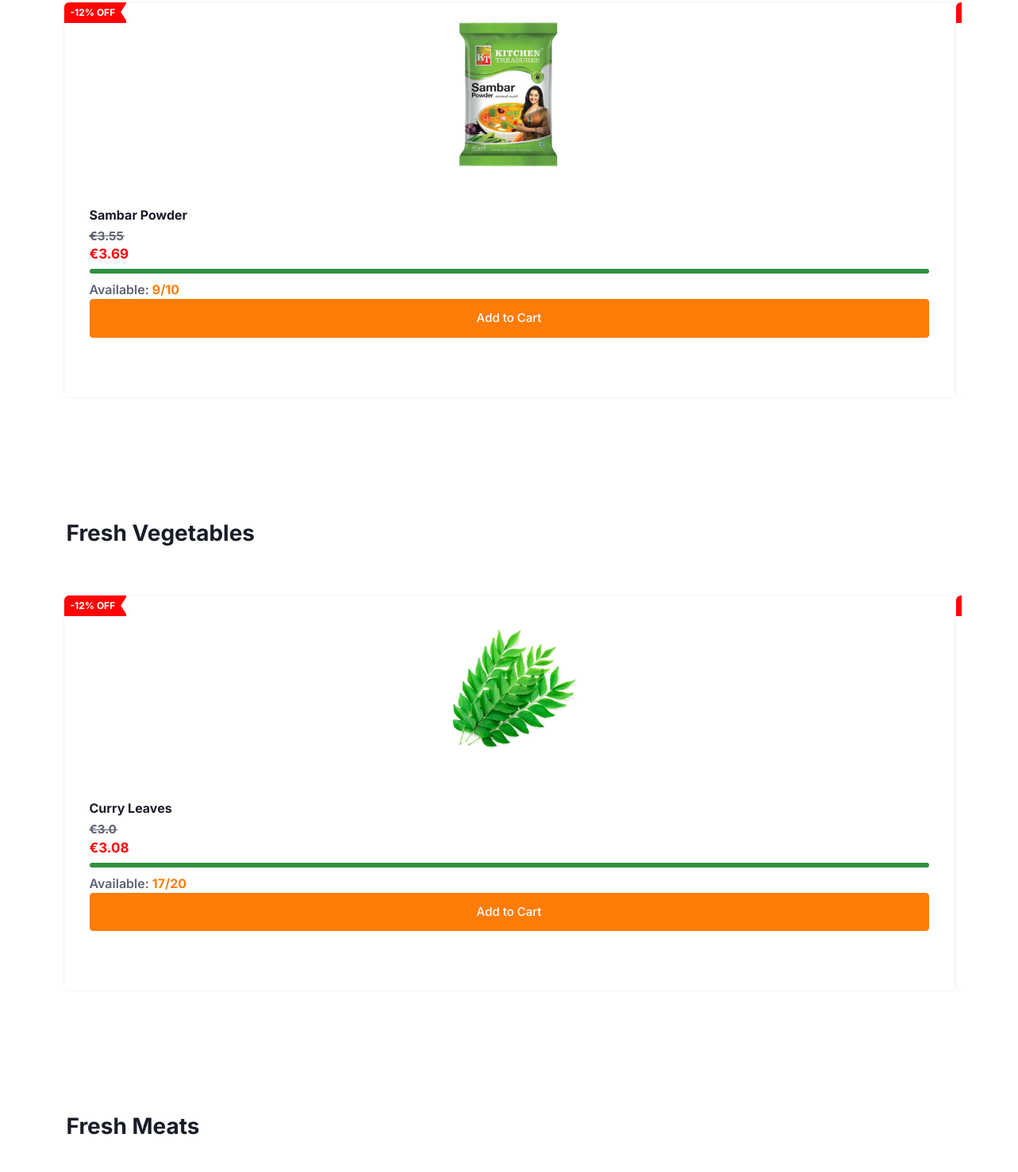
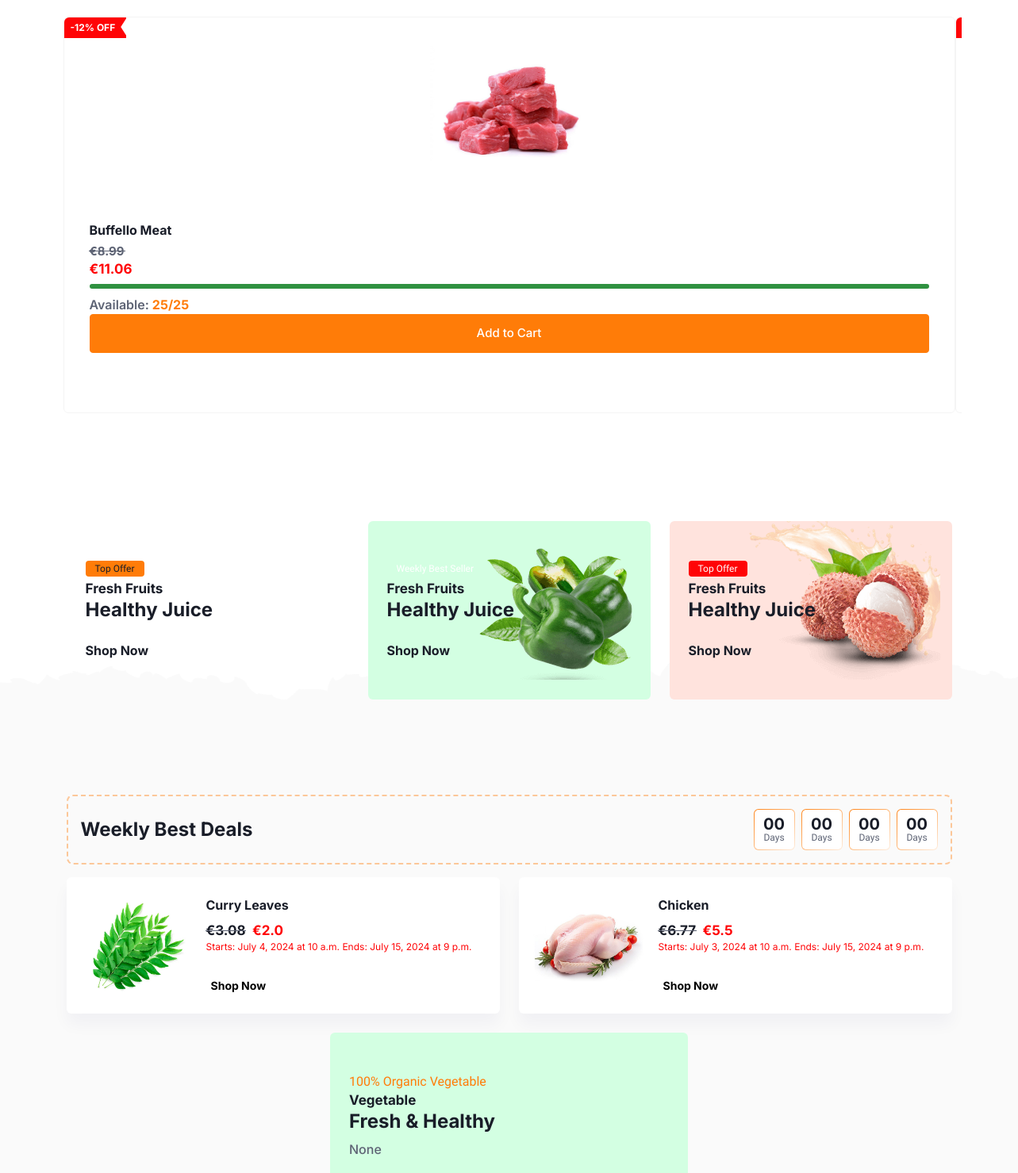
Page /HomePage/ (signed in, middle part) on the earlier database version (2 pictures, top to bottom).
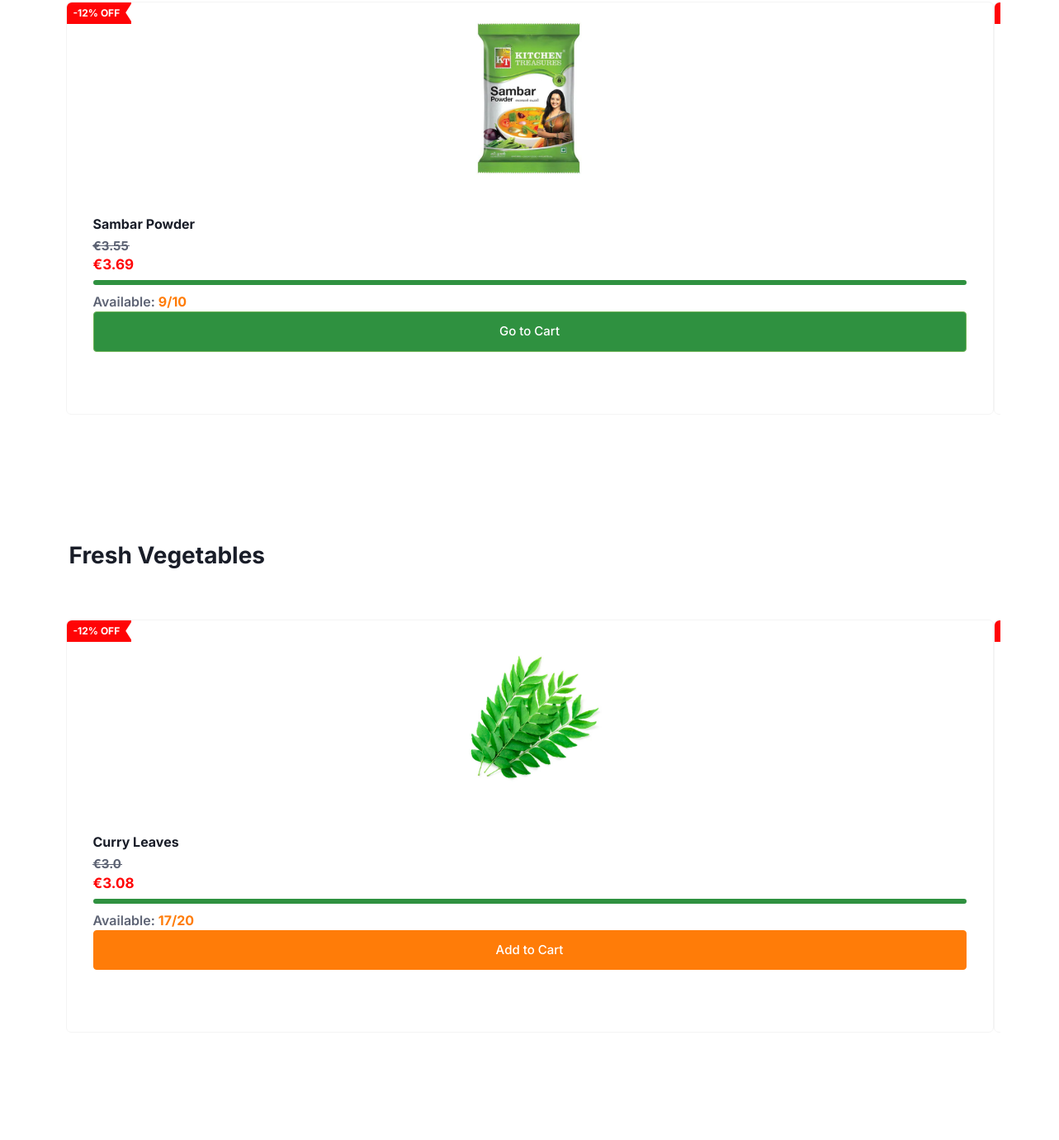
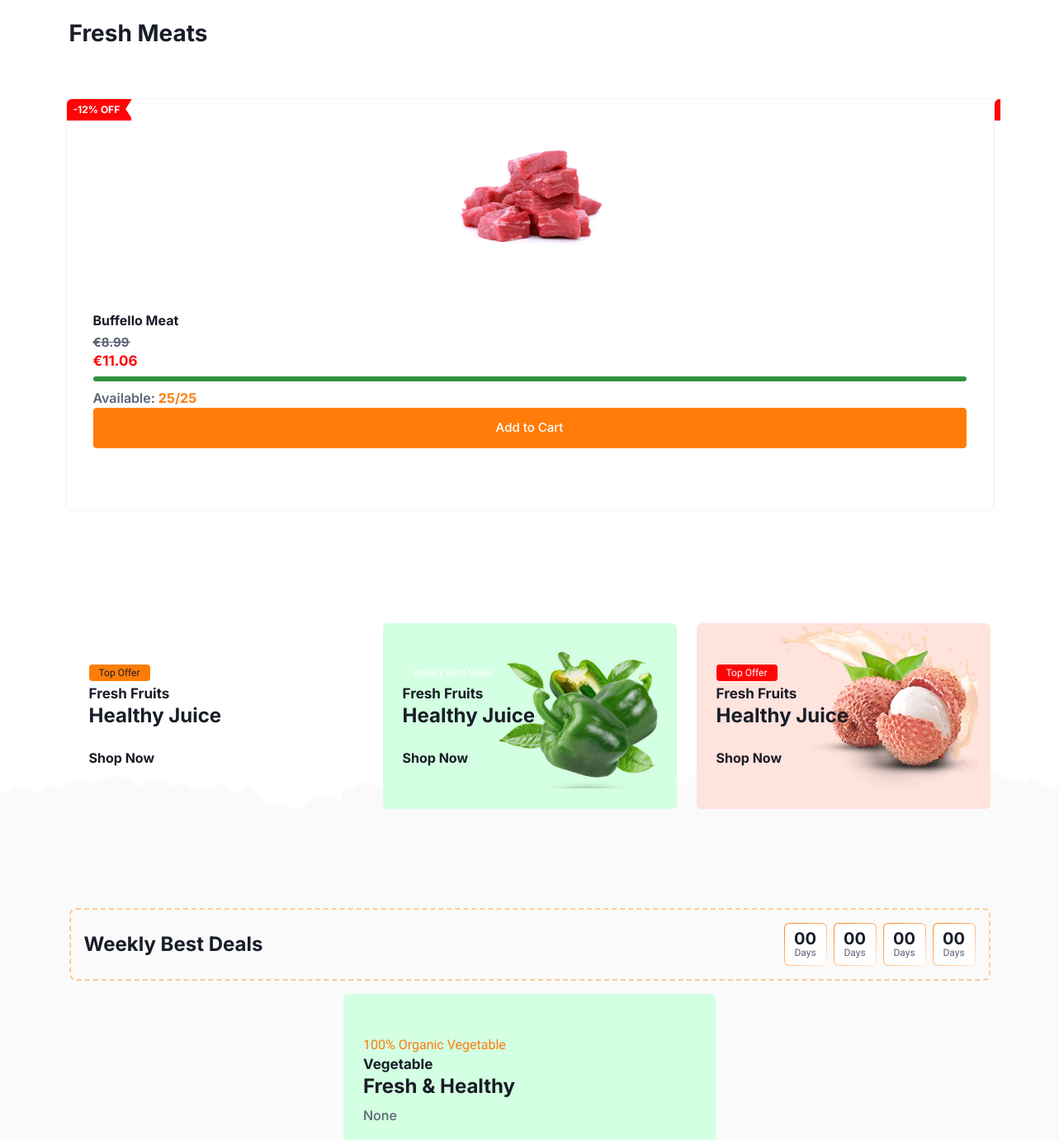
Same page on the later database version (2 pictures, top to bottom).
### GoApp/models.py (models this page shows, shortened)
class tbl_Product(models.Model):
    name = models.CharField(max_length=255, null=True)
    description = models.TextField(null=True)
    price = models.FloatField(null=True)
    o_price = models.FloatField(null=True)
    country = models.ForeignKey(tbl_Country, on_delete=models.CASCADE, null=True)
    brand = models.ForeignKey(tbl_Brand, on_delete=models.CASCADE, null=True)
    category = models.ForeignKey(tbl_Category, on_delete=models.CASCADE, null=True)
    created_at = models.DateTimeField(auto_now_add=True, null=True)
    updated_at = models.DateTimeField(auto_now=True, null=True)
    status = models.CharField(max_length=100, default='Active', null=True)
    opening_stock = models.PositiveIntegerField(default=0, null=True)
    current_stock = models.PositiveIntegerField(default=0, null=True)
    product_code = models.CharField(max_length=100, unique=True, null=True, blank=True)
    image = models.ImageField(upload_to='media', null=True, blank=True)
    tax_rate = models.CharField(max_length=100, null=True)
    tax_amount = models.FloatField(null=True)
    product_weight = models.CharField(max_length=100, null=True)
    product_measure = models.CharField(max_length=100, null=True)
    gross_total = models.FloatField(null=True)
    best_score = models.IntegerField(null=True, default=1)

class tbl_Deals(models.Model):
    product=models.ForeignKey(tbl_Product,on_delete=models.CASCADE,null=True)
    deal_price=models.FloatField(null=True)
    deal_type=models.CharField(max_length=100,null=True)
    deal_start_date=models.DateField(null=True)
    deal_end_date = models.DateField(null=True)
    deal_start_time = models.TimeField(null=True)
    deal_end_time = models.TimeField(null=True)
    status=models.CharField(max_length=50,null=True)

### GoApp/views.py (the view)
# urls.py: path("HomePage/", views.HomePage, name="HomePage"),
@never_cache
def HomePage(request):
    try:
        r = request.session['userid']
        if r:
            user = tbl_SignUp.objects.get(id=r)
            cat = tbl_Category.objects.all()
            coun = tbl_Country.objects.all()
            brand = tbl_Brand.objects.all()
            best = tbl_Product.objects.filter(best_score__gte=10)
            prod = tbl_Product.objects.all()
            deal = tbl_Deals.objects.filter(status="Start")
            post1 = tbl_poster1.objects.get()
            post2 = tbl_poster2.objects.get()
            post3 = tbl_poster3.objects.get()
            post4 = tbl_poster4.objects.get()
            post5 = tbl_poster5.objects.get()
            post6 = tbl_poster6.objects.get()
            post7 = tbl_poster7.objects.get()
            new_pdt = tbl_Product.objects.all().order_by('-id')[:3]
            organic = tbl_Product.objects.all()[:3]
            veg = tbl_Product.objects.filter(category__name="Fruit & Vegetables")
            meat = tbl_Product.objects.filter(category__name="Fish & Meats")
            cart_products = tbl_Cart_Products.objects.filter(user=request.session['userid'])
            cart = list(cart_products.values_list('product_id', flat=True))
            cart_count=cart_products.count()
            return render(request, "HomePage.html",
                          {"cart_count":cart_count,"user": user, "cat": cat, "coun": coun, "brand": brand, "best": best,
                           "prod": prod, "deal": deal, "post1": post1,
                           "post2": post2, "post3": post3, "post4": post4,
                           "post5": post5, "post6": post6, "post7": post7,
                           "new_pdt": new_pdt, "organic": organic, "veg": veg, "meat": meat,"cart":cart})
        else:
            return redirect("/")
    except:
        return redirect("/")

### templates/HomePage.html (shortened to what the changed rows need)
{% load static %}
<head>
</head>
{% include 'loggedin_nav.html' %}
<section class="pt-6 pb-100 bg-white position-relative overflow-hidden z-1 trending-products-area">
    <div class="container">
        <div class="row justify-content-center g-4 mt-5 filter_group">
            <div class="brands-slider1 swiper px-2 pt-4 pb-7">
                <div class="swiper-wrapper">
                    {% for i in prod %}
                    <div class=" swiper-slide ">
                        <div class="vertical-product-card rounded-2 position-relative bg-white">
                            <span class="offer-badge text-white fw-bold fs-xxs bg-danger position-absolute start-0 top-0">-12% OFF</span>
                            <div class="thumbnail position-relative text-center p-4">
                                <a href=""><img alt="apple" class="img-fluid product-image" src="{{i.image}}"
                                                style="max-width:100%;height:200px;"></a>
                            </div>
                            <div class="card-content">
                                <a class="card-title fw-bold d-block mb-1" href="/view_product_single_user/{{i.id}}">{{i.name}}</a>
                                <span class="fw-bold  deleted me-1" style="font-size:15px;">€{{i.o_price}}</span>
                                <h6 class="price text-danger mb-2">€{{i.gross_total}}</h6>
                                <div class="card-progressbar mb-2 rounded-pill">
                                    <span class="card-progress bg-primary-light" data-progress="60%"></span>
                                </div>
                                <p class="mb-0 fw-semibold">Available: <span class="fw-bold text-secondary">{{i.current_stock}}/{{i.opening_stock}}</span>
                                </p>
                                {% if not i.id in cart %}
                                <a class="btn btn-secondary d-block btn-md rounded-1 add-to-cart-btn" id="add-to-cart-btn-{{i.id}}"
                                    onclick="add_to_cart_products({{i.id}},{{i.gross_total}})">Add to Cart</a>
                                {% else %}
                                <a class="btn btn-primary d-block btn-md rounded-1 add-to-cart-btn" id="add-to-cart-btn-{{i.id}}"
                                    href="/cart_user/">Go to Cart</a>
                                    {% endif %}
                            </div>
                        </div>
                    </div>
                    {% endfor %}
                </div>
            </div>
        </div>
    </div>
</section>
<section class="pt-6 pb-100 bg-white position-relative overflow-hidden z-1 trending-products-area">
    <div class="container">
        <div class="row justify-content-center g-4 mt-5 filter_group">
            <div class="brands-slider2 swiper px-2 pt-4 pb-7">
                <div class="swiper-wrapper">
                    {% for i in veg %}
                    <div class=" swiper-slide ">
                        <div class="vertical-product-card rounded-2 position-relative bg-white">
                            <span class="offer-badge text-white fw-bold fs-xxs bg-danger position-absolute start-0 top-0">-12% OFF</span>
                            <div class="thumbnail position-relative text-center p-4">
                                <a href=""><img alt="apple" class="img-fluid product-image" src="{{i.image}}"
                                                style="max-width:100%;height:200px;"></a>
                            </div>
                            <div class="card-content">
                                <a class="card-title fw-bold d-block mb-1" href="/view_product_single_user/{{i.id}}">{{i.name}}</a>
                                <span class="fw-bold  deleted me-1" style="font-size:15px;">€{{i.o_price}}</span>
                                <h6 class="price text-danger mb-2">€{{i.gross_total}}</h6>
                                <div class="card-progressbar mb-2 rounded-pill">
                                    <span class="card-progress bg-primary-light" data-progress="60%"></span>
                                </div>
                                <p class="mb-0 fw-semibold">Available: <span class="fw-bold text-secondary">{{i.current_stock}}/{{i.opening_stock}}</span>
                                </p>
                               {% if not i.id in cart %}
                                <a class="btn btn-secondary d-block btn-md rounded-1 add-to-cart-btn" id="add-to-cart-btn2-{{i.id}}"
                                    onclick="add_to_cart_products2({{i.id}},{{i.gross_total}})">Add to Cart</a>
                                {% else %}
                                <a class="btn btn-primary d-block btn-md rounded-1 add-to-cart-btn" id="add-to-cart-btn2-{{i.id}}"
                                    href="/cart_user/">Go to Cart</a>
                                    {% endif %}
                            </div>
                        </div>
                    </div>
                    {% endfor %}
                </div>
            </div>
        </div>
    </div>
</section>
<section class="pt-6 pb-100 bg-white position-relative overflow-hidden z-1 trending-products-area">
    <div class="container">
        <div class="row justify-content-center g-4 mt-5 filter_group">
            <div class="brands-slider3 swiper px-2 pt-4 pb-7">
                <div class="swiper-wrapper">
                    {% for i in meat %}
                    <div class=" swiper-slide ">
                        <div class="vertical-product-card rounded-2 position-relative bg-white">
                            <span class="offer-badge text-white fw-bold fs-xxs bg-danger position-absolute start-0 top-0">-12% OFF</span>
                            <div class="thumbnail position-relative text-center p-4">
                                <a href=""><img alt="apple" class="img-fluid product-image" src="{{i.image}}"
                                                style="max-width:100%;height:200px;"></a>
                            </div>
                            <div class="card-content">
                                <a class="card-title fw-bold d-block mb-1" href="/view_product_single_user/{{i.id}}">{{i.name}}</a>
                                <span class="fw-bold  deleted me-1" style="font-size:15px;">€{{i.o_price}}</span>
                                <h6 class="price text-danger mb-2">€{{i.gross_total}}</h6>
                                <div class="card-progressbar mb-2 rounded-pill">
                                    <span class="card-progress bg-primary-light" data-progress="60%"></span>
                                </div>
                                <p class="mb-0 fw-semibold">Available: <span class="fw-bold text-secondary">{{i.current_stock}}/{{i.opening_stock}}</span>
                                </p>
                              {% if not i.id in cart %}
                                <a class="btn btn-secondary d-block btn-md rounded-1 add-to-cart-btn" id="add-to-cart-btn3-{{i.id}}"
                                    onclick="add_to_cart_products3({{i.id}},{{i.gross_total}})">Add to Cart</a>
                                {% else %}
                                <a class="btn btn-primary d-block btn-md rounded-1 add-to-cart-btn" id="add-to-cart-btn3-{{i.id}}"
                                    href="/cart_user/">Go to Cart</a>
                                    {% endif %}
                            </div>
                        </div>
                    </div>
                    {% endfor %}
                </div>
            </div>
        </div>
    </div>
</section>
        <section class="pb-120 position-relative z-1 pt-120">
            <div class="container">
                <div class="row g-4 align-items-center justify-content-center">
                    <div class="col-xxl-8 order-1 order-xxl-2">
                        <div class="mt-4">
                            <div class="row g-4">
                                {% for i in deal %}
                                <div class="col-lg-6">
                                    <div class="horizontal-product-card d-sm-flex align-items-center p-3 bg-white rounded-2 shadow gap-4">
                                        <div class="thumbnail position-relative rounded-2">
                                            <a href="product-details.html"><img alt="product" class="img-fluid"
                                                                                src="{{i.product.image}}"></a>
                                        </div>
                                        <div class="card-content mt-4 mt-sm-0">
                                            <a class="fw-bold text-heading title d-block" href="">{{i.product.name}}</a>
                                            <div class="pricing mt-2">
                                                <span class="fw-bold h4 deleted me-1">€{{i.product.gross_total}}</span>
                                                <span class="fw-bold h4 text-danger">€{{i.deal_price}}</span>
                                                <p class="fw-light text-danger" style="font-size:12px;"> Starts: {{ i.deal_start_date }} at {{ i.deal_start_time }}  Ends: {{ i.deal_end_date }} at {{ i.deal_end_time }}</p>
                                            </div>
                                            <button class="fs-xs fw-bold mt-3 d-inline-block explore-btn" onclick="check_deal_time({{i.product.id}},{{i.id}})">Shop Now<span class="ms-1"><i class="fa-solid fa-arrow-right"></i></span></button>
                                                                                   </div>
                                    </div>
                                </div>
                                {% endfor %}
                            </div>
                        </div>
                    </div>
                </div>
            </div>
        </section>

Differences in the rows shown:
no longer on this page (row edited): tbl_Deals: product.image (picture), product.name "Curry Leaves", product.gross_total "3.08", deal_price "2.0", deal_start_date "July 4, 2024", deal_start_time "10 a.m.", deal_end_date "July 15, 2024", deal_end_time "9 p.m."
no longer on this page (row edited): tbl_Deals: product.image (picture), product.name "Chicken", product.gross_total "6.77", deal_price "5.5", deal_start_date "July 3, 2024", deal_start_time "10 a.m.", deal_end_date "July 15, 2024", deal_end_time "9 p.m."
changed tbl_Product "Sambar Powder": text "Add to Cart" → "Go to Cart"
